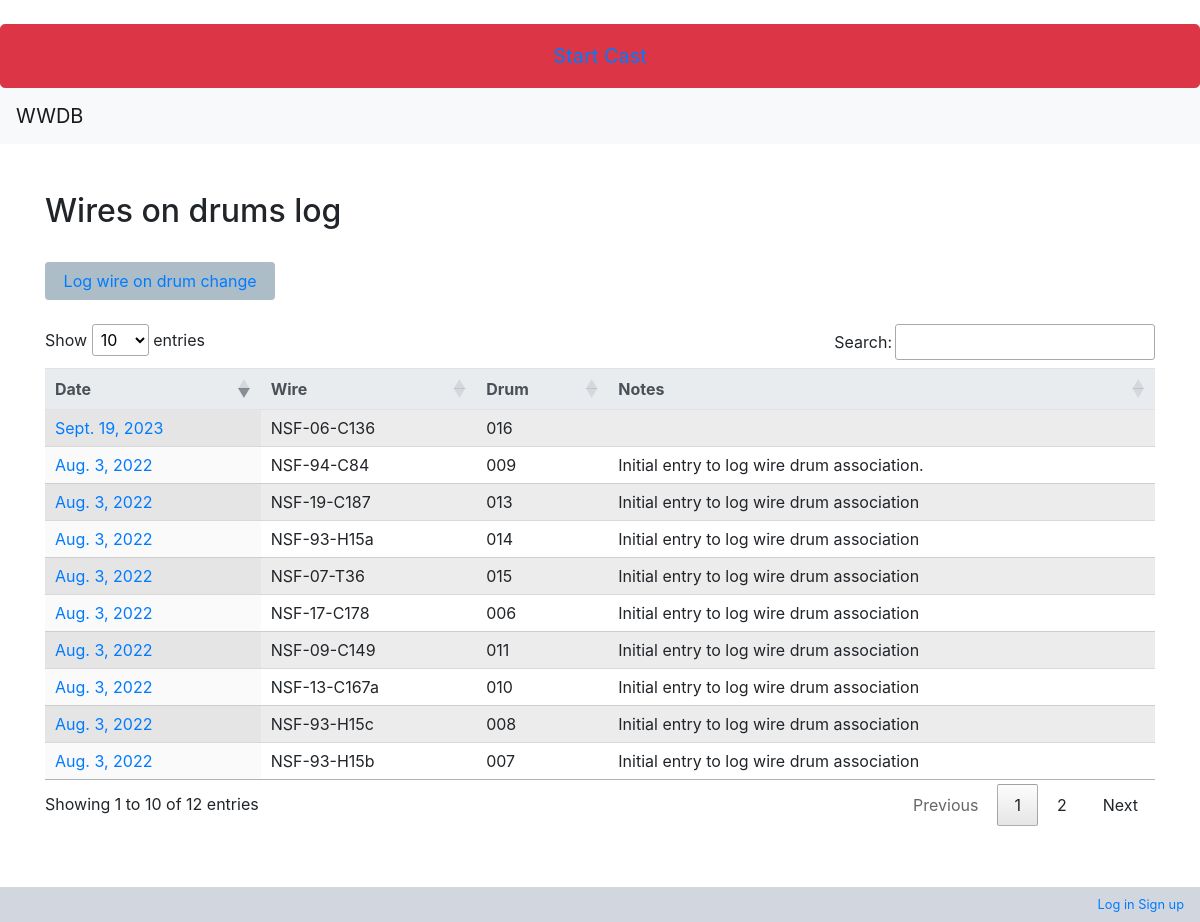
/wwdb/inventories/wiredrumlist/, run on the app's committed database.
### wwdb/models.py (models this page shows, shortened)
class Wiredrum(models.Model):
    id = models.AutoField(db_column='Id', primary_key=True, blank=True, null=False)
    drum = models.ForeignKey(Drum, models.DO_NOTHING, db_column='DrumId', blank=True, null=True, verbose_name='Drum', related_name='reverse_drum')
    wire = models.ForeignKey(Wire, models.DO_NOTHING, db_column='WireId', blank=True, null=True, verbose_name='Wire')
    date = models.DateField(db_column='Date', blank=True, null=True, verbose_name='Date', validators=[MaxValueValidator(limit_value=date.today)])
    notes = models.TextField(db_column='Notes', blank=True, null=True, verbose_name='Notes')
    class Meta:
        managed = True
        db_table = 'WireDrum'
        verbose_name_plural = "WireDrum"

class Wire(models.Model):
    id = models.AutoField(db_column='Id', primary_key=True, blank=True, null=False)
    wirerope = models.ForeignKey(WireRopeData, models.DO_NOTHING, db_column='WireRopeId', blank=True, null=True, verbose_name='Wire rope data id')
    winch = models.ForeignKey(Winch, models.DO_NOTHING, db_column='WinchId', blank=True, null=True, verbose_name='Winch', related_name='reverse_wire')
    manufacturerid = models.TextField(db_column='ManufacturerId', blank=True, null=True, verbose_name='Manufacturer id')
    nsfid = models.TextField(db_column='NsfId', blank=True, null=True, verbose_name='NSF id')
    dateacquired = models.DateTimeField(db_column='DateAcquired', blank=True, null=True, verbose_name='Date Acquired', validators=[MaxValueValidator(limit_value=datetime.today)])
    notes = models.TextField(db_column='Notes', blank=True, null=True, verbose_name='notes')
    status = models.BooleanField(db_column='Status', blank=True, null=True, verbose_name='Status')
    ownershipstatus = models.ForeignKey(OwnershipStatus, models.DO_NOTHING, db_column='OwnershipStatusId', blank=True, null=True, verbose_name='Ownership status')
    drums = models.ManyToManyField(Drum, through='WireDrum', related_name='loaded_wires', verbose_name='Drum')
    factorofsafety = models.ForeignKey(FactorOfSafety, models.DO_NOTHING, db_column='FactorofSafety', blank=True, null=True, related_name='wirefactorofsafety', verbose_name='Factor of safety')
    dryendtag = models.IntegerField(db_column='DryEndTag', blank=True, null=True, verbose_name='Dry end tag value (m)')
    class Meta:
        managed = True
        db_table = 'Wire'
        verbose_name_plural = "Wire"
    def __str__(self):
        return str(self.nsfid)

class Drum(models.Model):
    id = models.AutoField(db_column='Id', primary_key=True, blank=True, null=False)
    internalid = models.TextField(db_column='InternalId', blank=True, null=True, verbose_name='Internal id')
    color = models.TextField(db_column='Color', blank=True, null=True, verbose_name='Color')
    size = models.TextField(db_column='Size', blank=True, null=True, verbose_name='Size')
    weight = models.TextField(db_column='Weight', blank=True, null=True, verbose_name='Weight')
    location = models.ManyToManyField(Location, through='DrumLocation', related_name='active_location', verbose_name='Location')
    material = models.TextField(db_column='Material', blank=True, null=True, verbose_name='Material')
    wiretype = models.TextField(db_column='WireType', blank=True, null=True, verbose_name='Wire type')
    class Meta:
        managed = True
        db_table = 'Drum'
        verbose_name_plural = "Drum"
    def __str__(self):
        return str(self.internalid)
    @property
    def active_location(self):
        d=self.active_drum_location.location
        return d

### wwdb/views.py (the view)
# urls.py: path('inventories/wiredrumlist/', views.wiredrumlist, name='wiredrumlist'),
def wiredrumlist(request):
    wire_drum = Wiredrum.objects.order_by('-date')
    context = {
        'wire_drum': wire_drum,
        }
    return render(request, 'wwdb/inventories/wiredrumlist.html', context=context)

### context_processors.py (called while the page is built)
def cast_context(request):
    return {'last': Cast.objects.last()}

### wwdb/templates/wwdb/inventories/wiredrumlist.html (shortened to what this page needs)
<!DOCTYPE html>
{% extends "wwdb/base.html" %}
{% block content %}
<h2>Wires on drums log</h2>
<button type="button" class="btn btn-configure">
    <a class="nav-link" href="{% url 'wiredrumadd' %}">Log wire on drum change</a>
</button>
<table id="" class="display table table-striped">
    <thead class="thead-light">
        <tr>
            <th>Date</th>
            <th>Wire</th>
            <th>Drum</th>
            <th>Notes</th>
        </tr>
    </thead>
    {% for wiredrum in wire_drum %}
    <tr>
        <td><a href="{% url 'wiredrumedit' wiredrum.pk %}">{{wiredrum.date}}</a></td>
        <td>{{wiredrum.wire}}</td>
        <td>{{wiredrum.drum}}</td>
        <td>{{wiredrum.notes}}</td>
    </tr>
    {% endfor %}
</table>
{% endblock %}

### static/css/wwdb.css (style rules this page uses)
.btn-configure, .btn-group-sm > .btn { color: #fff; background-color: #ACBDC8; border-color: #ACBDC8; padding: 0.1rem 0.1rem; font-size: 1rem; line-height: 1.0; border-radius: 0.2rem; font-weight: 400; }

### data on the page
Wiredrum: date "Sept. 19, 2023", wire "NSF-06-C136", drum "016"
Wiredrum: date "Aug. 3, 2022", wire "NSF-94-C84", drum "009", notes "Initial entry to log wire drum association."
Wiredrum: date "Aug. 3, 2022", wire "NSF-19-C187", drum "013", notes "Initial entry to log wire drum association"
Wiredrum: date "Aug. 3, 2022", wire "NSF-93-H15a", drum "014", notes "Initial entry to log wire drum association"
Wiredrum: date "Aug. 3, 2022", wire "NSF-07-T36", drum "015", notes "Initial entry to log wire drum association"
Wiredrum: date "Aug. 3, 2022", wire "NSF-17-C178", drum "006", notes "Initial entry to log wire drum association"
Wiredrum: date "Aug. 3, 2022", wire "NSF-09-C149", drum "011", notes "Initial entry to log wire drum association"
Wiredrum: date "Aug. 3, 2022", wire "NSF-13-C167a", drum "010", notes "Initial entry to log wire drum association"
Wiredrum: date "Aug. 3, 2022", wire "NSF-93-H15c", drum "008", notes "Initial entry to log wire drum association"
Wiredrum: date "Aug. 3, 2022", wire "NSF-93-H15b", drum "007", notes "Initial entry to log wire drum association"
